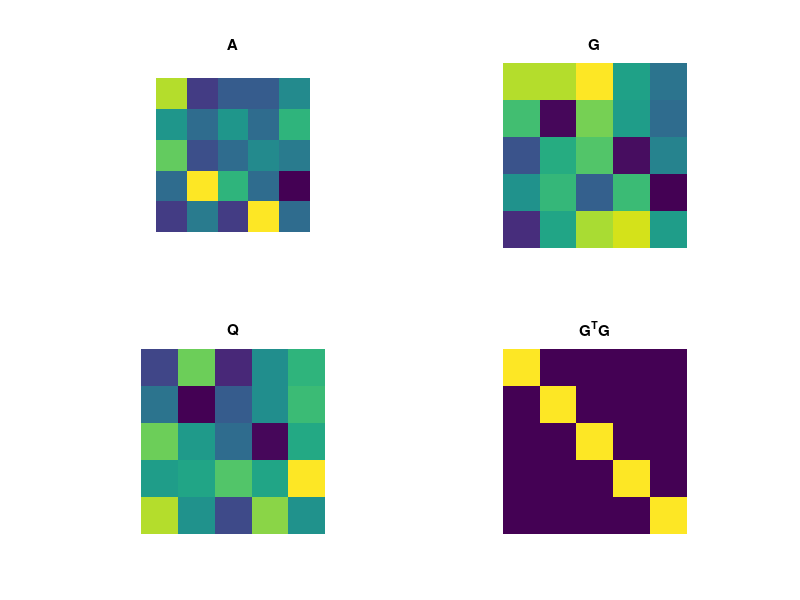

Write MATLAB code to recreate this figure.
% orthogonal matrix from a matrix using Gram-Schmidt Process
%author S M Rajkumar
clc

m = input('Enter no. of rows of matrix : ');
n = input('Enter no. of columns of matrix : ');

[A, G] = deal(round(5*randn(m,n)));

for i=1:n
    %orthogonalizing columns of A
    for j=1:i
        G(:,i) = G(:,i) - G(:,i)'*G(:,j)*G(:,j);
     end

    %normalizing columns
    G(:,i) = G(:,i)/ norm(G(:,i));
end


%comparing with QR decomposed A
[Q, R] = qr(A);

%orthogonal matrix from A using Gram-Schmidt Process
G

Q

clf
subplot(221)
hold on 
imagesc(A)
axis square, axis off
title('A')

subplot(222)
imagesc(G)
axis square, axis off
title('G')

subplot(223)
imagesc(Q)
axis square, axis off
title('Q')

subplot(224)
imagesc(G'*G)
axis square, axis off
title('G^TG')
